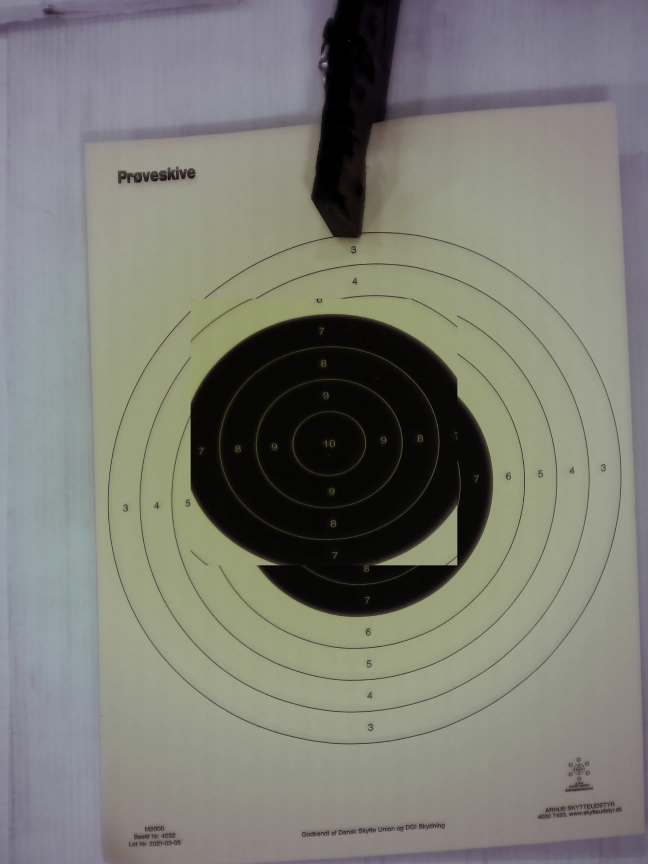
#> input picture test_corrected.jpg, 1944 x 2592 px, given in place of 10-shot-1.mkv, which was not available (shown at 1/3 size)
$ python analyze_all_detections.py
#> lines starting #> are read from the running program, lines starting #| are printed output that depends on the picture; after the words box and inside, x2 and y2 are one past the last pixel; in counts of white or black regions, pixels touching at a corner belong together; pictures that were not available may be replaced by others from this repository, and a replacement may not be noted
#> (reads improved_detection_results.json from the repository)
### perspective.py
#!/usr/bin/env python3
"""
Perspective transformation and ellipse detection utilities
Handles ellipse detection, ellipse-to-circle transformation, debug visualization, and related calculations
"""
import cv2
import numpy as np
import os
import time
import yaml


class Perspective:
    """Handles perspective correction and ellipse detection for camera targeting systems"""

    def __init__(self, calibration_file="perspective_calibration.yaml"):
        self.calibration_file = calibration_file
        self.saved_perspective_matrix = None
        self.saved_ellipse_data = None
        self.saved_checkerboard_data = None
        self.calibration_method = None  # 'ellipse' or 'checkerboard'
        self.calibration_resolution = None
        self.debug_mode = False
        self.debug_frame = None

        # Load saved calibration on startup
        self.load_calibration()

    def set_debug_mode(self, enabled):
        """Enable or disable debug visualization"""
        self.debug_mode = enabled

    def get_debug_frame(self):
        """Get the current debug frame"""
        return self.debug_frame

    # [882 lines left out: functions analyze_ring_detection, experimental_ellipse_detection, draw_all_ellipses, create_ellipse_to_circle_transform, measure_circle_circularity, transform_ellipse_center and 10 more, not called in this run]

    def apply_perspective_correction(self, frame, matrix=None, output_size=None):
        """
        Apply perspective correction to frame using the original frame dimensions
        Handles both affine (2x3) and perspective (3x3) transformation matrices
        """
        # Use saved matrix if none provided
        if matrix is None:
            matrix = self.saved_perspective_matrix

        if matrix is None:
            return None

        # Use original frame dimensions if output_size not specified
        if output_size is None:
            input_height, input_width = frame.shape[:2]
            output_size = (input_width, input_height)

        # Apply the transformation
        if matrix.shape == (2, 3):
            return cv2.warpAffine(frame, matrix, output_size)
        elif matrix.shape == (3, 3):
            return cv2.warpPerspective(frame, matrix, output_size)
        else:
            print(f"Unsupported matrix shape: {matrix.shape}")
            return None

    # [33 lines left out: function save_calibration, not called in this run]

    def load_calibration(self):
        """Load perspective calibration from YAML file"""
        if not os.path.exists(self.calibration_file):
            print(f"No calibration file found at {self.calibration_file}")
            return False, "No calibration file found"

        try:
            with open(self.calibration_file, 'r') as f:
                calibration_data = yaml.safe_load(f)

            # Load perspective matrix and resolution
            if 'perspective_matrix' in calibration_data:
                self.saved_perspective_matrix = np.array(calibration_data['perspective_matrix'], dtype=np.float32)
                self.calibration_resolution = calibration_data.get('camera_resolution', None)

            # Load calibration method
            self.calibration_method = calibration_data.get('calibration_method', 'unknown')

            # Load method-specific data
            if 'ellipse_data' in calibration_data:
                self.saved_ellipse_data = calibration_data['ellipse_data']
            if 'checkerboard_data' in calibration_data:
                self.saved_checkerboard_data = calibration_data['checkerboard_data']

            timestamp = calibration_data.get('timestamp', 0)
            age_hours = (time.time() - timestamp) / 3600

            method_name = self.calibration_method or 'unknown'
            print(f"Perspective calibration ({method_name}) loaded from {self.calibration_file} (age: {age_hours:.1f} hours)")
            return True, f"Calibration loaded successfully ({method_name}, age: {age_hours:.1f}h)"

        except Exception as e:
            error_msg = f"Failed to load calibration: {str(e)}"
            print(error_msg)
            return False, error_msg

    # [567 lines left out: functions detect_checkerboard_corners, create_checkerboard_perspective_transform, calibrate_perspective_checkerboard, calibrate_perspective_ellipse_iterative, _create_iterative_debug_frame, calibrate_perspective and 1 more, not called in this run]

    def get_perspective_matrix(self):
        """Get the current perspective matrix"""
        return self.saved_perspective_matrix

### analyze_all_detections.py
#!/usr/bin/env python3
"""
Analyze all detections to understand how they were detected
Creates detailed visualizations showing reference, current, difference, and darkness maps
"""

import cv2
import numpy as np
from perspective import Perspective
from target_detection import TargetDetector
import json
import os


def analyze_detection(video_path, shot_info, reference_frame_num, dark_threshold=80):
    """
    Create detailed visualization showing how a detection occurred
    """
#> called with video_path = 'samples/10-shot-1.mkv', reference_frame_num = 50, dark_threshold = 80
    shot_num = shot_info['shot_number']
    frame_num = shot_info['frame_detected']
    shot_x, shot_y = shot_info['x'], shot_info['y']

    shot_type = shot_info.get('type', 'dark')  # Default to 'dark' for old results
    print(f"🔍 Analyzing Shot #{shot_num} (Frame {frame_num}) - Type: {shot_type}")
    print(f"   Position: ({shot_x}, {shot_y})")
    print(f"   Score: {shot_info['score']:.1f}, Darkness: {shot_info['mean_darkness_increase']:.1f}, "
          f"Relative: {shot_info['relative_change']*100:.1f}%, Concentration: {shot_info['concentration']*100:.1f}%")

    cap = cv2.VideoCapture(video_path)
    perspective = Perspective()

    # Get reference frame
    cap.set(cv2.CAP_PROP_POS_FRAMES, reference_frame_num)
    ret, ref = cap.read()
#> ref is the input picture: shape (2592, 1944, 3); mean B, G, R 116.2, 124.1, 123.8
    ref = cv2.rotate(ref, cv2.ROTATE_90_COUNTERCLOCKWISE)
#> ref: shape (1944, 2592, 3)
    ref = perspective.apply_perspective_correction(ref)
    ref_gray = cv2.cvtColor(ref, cv2.COLOR_BGR2GRAY)

    # Get detection frame
    cap.set(cv2.CAP_PROP_POS_FRAMES, frame_num)
    ret, curr = cap.read()
    curr = cv2.rotate(curr, cv2.ROTATE_90_COUNTERCLOCKWISE)
    curr = perspective.apply_perspective_correction(curr)
    curr_gray = cv2.cvtColor(curr, cv2.COLOR_BGR2GRAY)

    cap.release()

    # Create dark mask (areas that are dark in reference)
    _, dark_mask = cv2.threshold(ref_gray, dark_threshold, 255, cv2.THRESH_BINARY_INV)
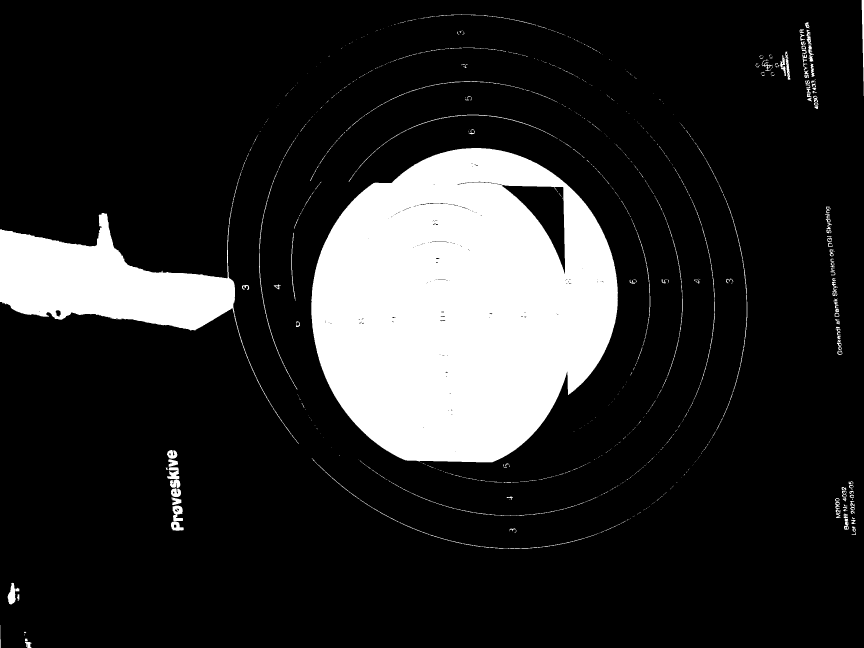
#> dark_mask: shape (1944, 2592) (shown at 1/3 size); 16.2% white; 863 white regions (642 under 20 px), largest, box (x1, y1, x2, y2) and area: (934, 444, 1854, 1387) 649188, (0, 516, 896, 1332) 135667, (777, 513, 892, 1169) 1238

    # Create ROI around detection
    roi_size = 150
    x1 = max(0, shot_x - roi_size)
    y1 = max(0, shot_y - roi_size)
    x2 = min(ref.shape[1], shot_x + roi_size)
#> x2 = 1276
    y2 = min(ref.shape[0], shot_y + roi_size)
#> y2 = 1323

    # Extract ROIs
    ref_roi = ref[y1:y2, x1:x2]
    curr_roi = curr[y1:y2, x1:x2]
    ref_gray_roi = ref_gray[y1:y2, x1:x2]
    curr_gray_roi = curr_gray[y1:y2, x1:x2]
    dark_mask_roi = dark_mask[y1:y2, x1:x2]
#> dark_mask_roi: shape (300, 300); 87.3% white; 2 black regions (1 under 20 px), largest, box (x1, y1, x2, y2) and area: (0, 110, 143, 300) 11418

    # Calculate differences in ROI
    diff_roi = cv2.absdiff(ref_gray_roi, curr_gray_roi)
#> diff_roi: shape (300, 300); every value is 0
    darker_roi = cv2.subtract(ref_gray_roi, curr_gray_roi)

    # Darker in dark areas only
    darker_in_dark_roi = cv2.bitwise_and(darker_roi, darker_roi, mask=dark_mask_roi)

    # Mark the detection point in ROI coordinates
    roi_x = shot_x - x1
    roi_y = shot_y - y1

    # Create visualizations
    # 1. Reference ROI with marker
    ref_marked = ref_roi.copy()
    cv2.drawMarker(ref_marked, (roi_x, roi_y), (0, 255, 0), cv2.MARKER_CROSS, 30, 3)
    cv2.circle(ref_marked, (roi_x, roi_y), 30, (0, 255, 0), 2)

    # 2. Current ROI with marker
    curr_marked = curr_roi.copy()
    cv2.drawMarker(curr_marked, (roi_x, roi_y), (0, 0, 255), cv2.MARKER_CROSS, 30, 3)
    cv2.circle(curr_marked, (roi_x, roi_y), 30, (0, 0, 255), 2)

    # 3. Dark mask visualization
    dark_mask_colored = cv2.cvtColor(dark_mask_roi, cv2.COLOR_GRAY2BGR)
    dark_mask_colored[dark_mask_roi > 0] = [255, 0, 255]  # Magenta for dark areas
    cv2.drawMarker(dark_mask_colored, (roi_x, roi_y), (255, 255, 255), cv2.MARKER_CROSS, 30, 3)
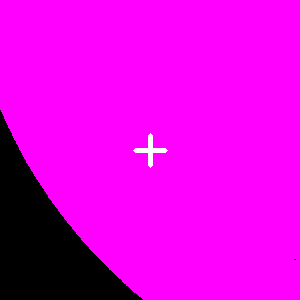
#> dark_mask_colored: shape (300, 300, 3); mean B, G, R 222.6, 0.9, 222.6

    # 4. All darker regions (absolute)
    darker_enhanced = cv2.normalize(darker_roi, None, 0, 255, cv2.NORM_MINMAX)
    darker_colored = cv2.applyColorMap(darker_enhanced, cv2.COLORMAP_HOT)
#> darker_colored: shape (300, 300, 3); every value is 0
    cv2.drawMarker(darker_colored, (roi_x, roi_y), (255, 255, 255), cv2.MARKER_CROSS, 30, 3)
#> darker_colored: shape (300, 300, 3); 0.33% white; 1 white region, box (x1, y1, x2, y2) and area: (133, 133, 168, 168) 301

    # 5. Darker in dark areas only (the actual detection map)
    darker_dark_enhanced = cv2.normalize(darker_in_dark_roi, None, 0, 255, cv2.NORM_MINMAX)
    darker_dark_colored = cv2.applyColorMap(darker_dark_enhanced, cv2.COLORMAP_HOT)
    cv2.drawMarker(darker_dark_colored, (roi_x, roi_y), (255, 255, 255), cv2.MARKER_CROSS, 30, 3)

    # 6. Threshold visualization (what detector uses)
    _, darker_thresh = cv2.threshold(darker_in_dark_roi, 15, 255, cv2.THRESH_BINARY)
    darker_thresh_colored = cv2.cvtColor(darker_thresh, cv2.COLOR_GRAY2BGR)
    cv2.drawMarker(darker_thresh_colored, (roi_x, roi_y), (0, 0, 255), cv2.MARKER_CROSS, 30, 3)
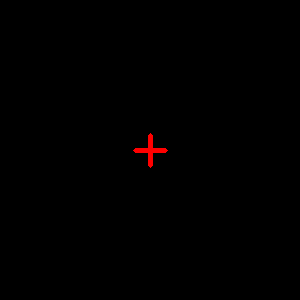
#> darker_thresh_colored: shape (300, 300, 3); mean B, G, R 0, 0, 0.9

    # Add labels
    def add_label(img, text, color=(255, 255, 255)):
#> called with text = 'REFERENCE (frame 50)', color = (255, 255, 255)
        labeled = img.copy()
        cv2.putText(labeled, text, (10, 30), cv2.FONT_HERSHEY_SIMPLEX,
                   0.7, color, 2)
        cv2.rectangle(labeled, (0, 0), (img.shape[1]-1, img.shape[0]-1), (255, 255, 255), 2)
        return labeled

    ref_labeled = add_label(ref_marked, f"REFERENCE (frame {reference_frame_num})")
    curr_labeled = add_label(curr_marked, f"DETECTION (frame {frame_num})")
    mask_labeled = add_label(dark_mask_colored, f"DARK AREAS (< {dark_threshold})", (255, 0, 255))
    darker_labeled = add_label(darker_colored, "ALL DARKER REGIONS")
    darker_dark_labeled = add_label(darker_dark_colored, "DARKER IN DARK AREAS")
    thresh_labeled = add_label(darker_thresh_colored, "THRESHOLD (>15 units)")

    # Create grid layout (3x2)
    row1 = np.hstack([ref_labeled, curr_labeled, mask_labeled])
    row2 = np.hstack([darker_labeled, darker_dark_labeled, thresh_labeled])
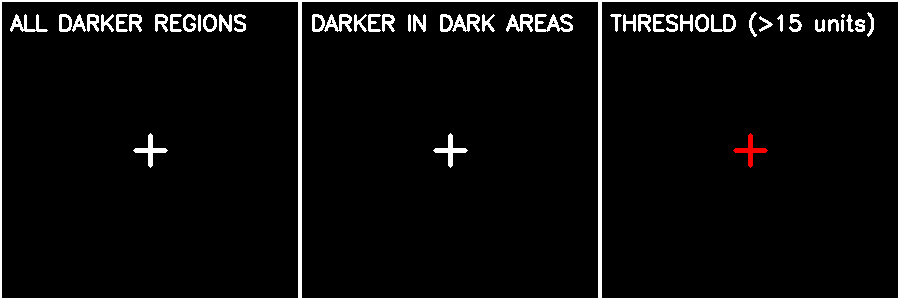
#> row2: shape (300, 900, 3); mean B, G, R 12.7, 12.7, 13

    grid = np.vstack([row1, row2])
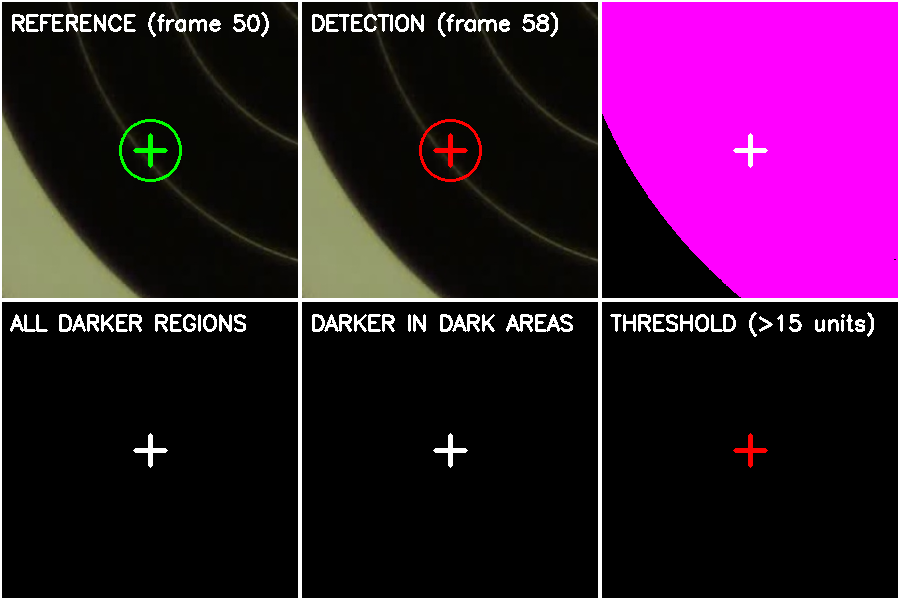
#> grid: shape (600, 900, 3); mean B, G, R 53.6, 20.8, 57

    # Add analysis info header
    info_height = 200
    info_panel = np.zeros((info_height, grid.shape[1], 3), dtype=np.uint8)
    info_panel[:] = (40, 40, 40)

    # Calculate statistics at detection point
    sample_size = 10
    sy1 = max(0, roi_y - sample_size)
    sy2 = min(ref_gray_roi.shape[0], roi_y + sample_size)
#> sy2 = 160
    sx1 = max(0, roi_x - sample_size)
    sx2 = min(ref_gray_roi.shape[1], roi_x + sample_size)
#> sx2 = 160

    ref_val = np.mean(ref_gray_roi[sy1:sy2, sx1:sx2])
#> ref_val = 13.44
    curr_val = np.mean(curr_gray_roi[sy1:sy2, sx1:sx2])
#> curr_val = 13.44
    diff_val = ref_val - curr_val
#> diff_val = 0
    relative_pct = (diff_val / ref_val * 100) if ref_val > 0 else 0
#> relative_pct = 0

    darker_pixels = np.sum(darker_in_dark_roi > 15)
#> darker_pixels = 0
    total_darker_pixels = np.sum(darker_in_dark_roi > 0)
#> total_darker_pixels = 0
    dark_area_pixels = np.sum(dark_mask_roi > 0)
#> dark_area_pixels = 78580

    y_pos = 30
    type_label = f" - Type: {shot_type.upper()}" if shot_type else ""
    cv2.putText(info_panel, f"Shot #{shot_num} - Frame {frame_num} ({frame_num/30:.2f}s){type_label} - Position ({shot_x}, {shot_y})",
               (20, y_pos), cv2.FONT_HERSHEY_SIMPLEX, 0.8, (255, 255, 255), 2)

    y_pos += 40
    cv2.putText(info_panel, f"Reference intensity: {ref_val:.1f}  |  Current intensity: {curr_val:.1f}  |  "
               f"Difference: {diff_val:.1f} ({relative_pct:.1f}% darker)",
               (20, y_pos), cv2.FONT_HERSHEY_SIMPLEX, 0.6, (200, 200, 200), 1)

    y_pos += 35
    cv2.putText(info_panel, f"Dark area pixels in ROI: {dark_area_pixels}  |  Darker pixels (>15): {darker_pixels} "
               f"({100*darker_pixels/dark_area_pixels:.1f}% of dark area)" if dark_area_pixels > 0 else "N/A",
               (20, y_pos), cv2.FONT_HERSHEY_SIMPLEX, 0.6, (200, 200, 200), 1)

    y_pos += 35
    cv2.putText(info_panel, f"Detection metrics: Score={shot_info['score']:.1f}, "
               f"Mean darkness={shot_info['mean_darkness_increase']:.1f}, "
               f"Relative change={shot_info['relative_change']*100:.1f}%, "
               f"Concentration={shot_info['concentration']*100:.1f}%",
               (20, y_pos), cv2.FONT_HERSHEY_SIMPLEX, 0.6, (100, 255, 100), 1)

    y_pos += 35
    # Check against ground truth
    gt_status = "Ground truth: "
    try:
        with open('ground_truth_holes.json', 'r') as f:
#> (reads ground_truth_holes.json from the repository)
            gt = json.load(f)

        min_dist = float('inf')
        closest_gt = None
        for hole in gt['holes']:
            dist = np.sqrt((shot_x - hole['x'])**2 + (shot_y - hole['y'])**2)
            if dist < min_dist:
                min_dist = dist
                closest_gt = hole['hole_number']

        if min_dist < 50:
            gt_status += f"MATCH GT #{closest_gt} (dist={min_dist:.0f}px)"
            gt_color = (0, 255, 0)
        else:
            gt_status += f"FALSE POSITIVE (closest GT #{closest_gt} at {min_dist:.0f}px)"
            gt_color = (0, 0, 255)
    except:
        gt_status += "No ground truth available"
        gt_color = (200, 200, 200)

    cv2.putText(info_panel, gt_status, (20, y_pos), cv2.FONT_HERSHEY_SIMPLEX, 0.7, gt_color, 2)
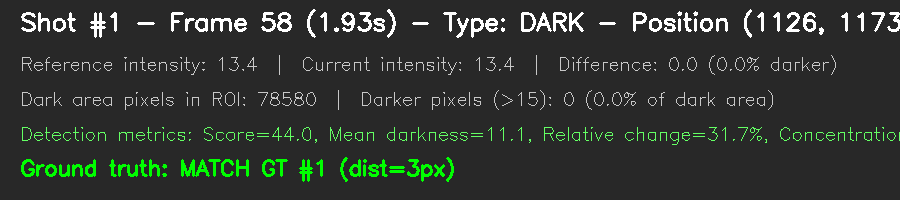
#> info_panel: shape (200, 900, 3); mean of channels 0, 1, 2 48.6, 54.2, 48.6; drawn as B, G, R

    # Final composite
    final = np.vstack([info_panel, grid])
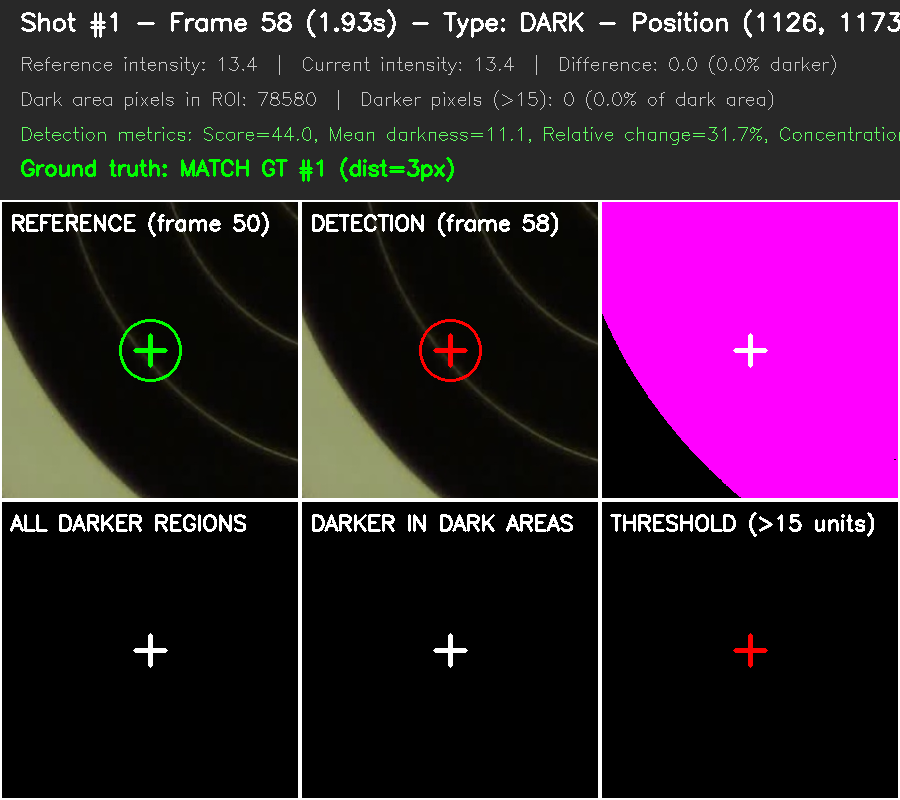
#> final: shape (800, 900, 3); mean of channels 0, 1, 2 52.3, 29.1, 54.9; drawn as B, G, R

    # Save
    output_dir = "test_outputs/detection_analysis"
    os.makedirs(output_dir, exist_ok=True)

    filename = f"{output_dir}/shot_{shot_num:02d}_frame_{frame_num:04d}_analysis.jpg"
    cv2.imwrite(filename, final)

    print(f"   💾 Saved: {filename}")
    print()


def analyze_all_detections(video_path, results_file='improved_detection_results.json'):
    """
    Analyze all detections from the sequential scan
    """
    print("🔬 Analyzing All Improved Shot Detections")
    print("=" * 70)

    # Load detection results
    with open(results_file, 'r') as f:
        results = json.load(f)

    shots = results['shots']
    reference_frame = results['reference_frame']

    print(f"   Loaded {len(shots)} detections from {results_file}")
    print(f"   Reference frame: {reference_frame}")
    print("=" * 70)
    print()

    # Analyze each shot
    for shot in shots:
        analyze_detection(video_path, shot, reference_frame)

    print("=" * 70)
    print(f"✅ Analysis complete!")
    print(f"   {len(shots)} detailed visualizations saved to: test_outputs/detection_analysis/")


if __name__ == "__main__":
    video_path = "samples/10-shot-1.mkv"
    analyze_all_detections(video_path)
